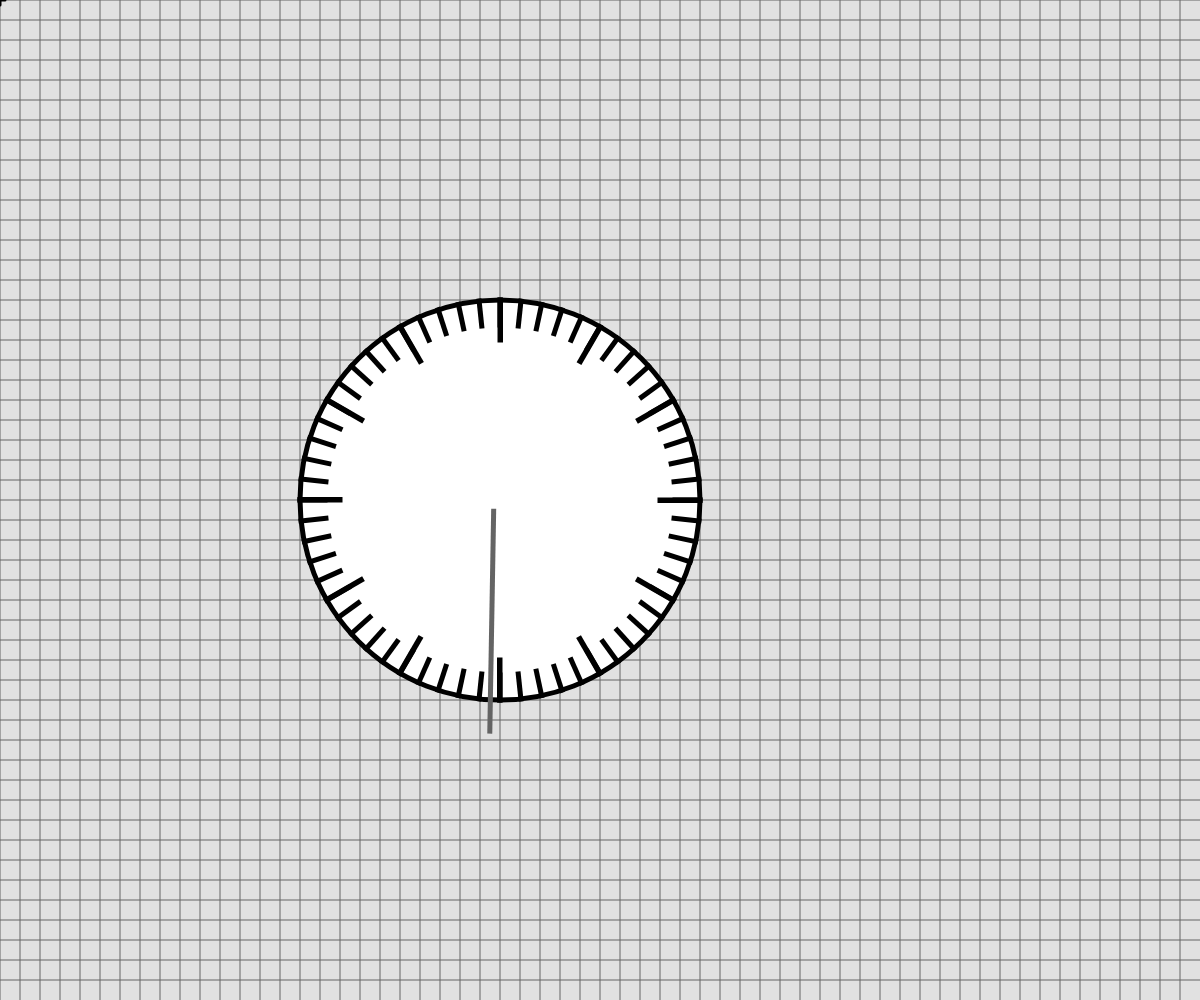
Frame 1 (no input)
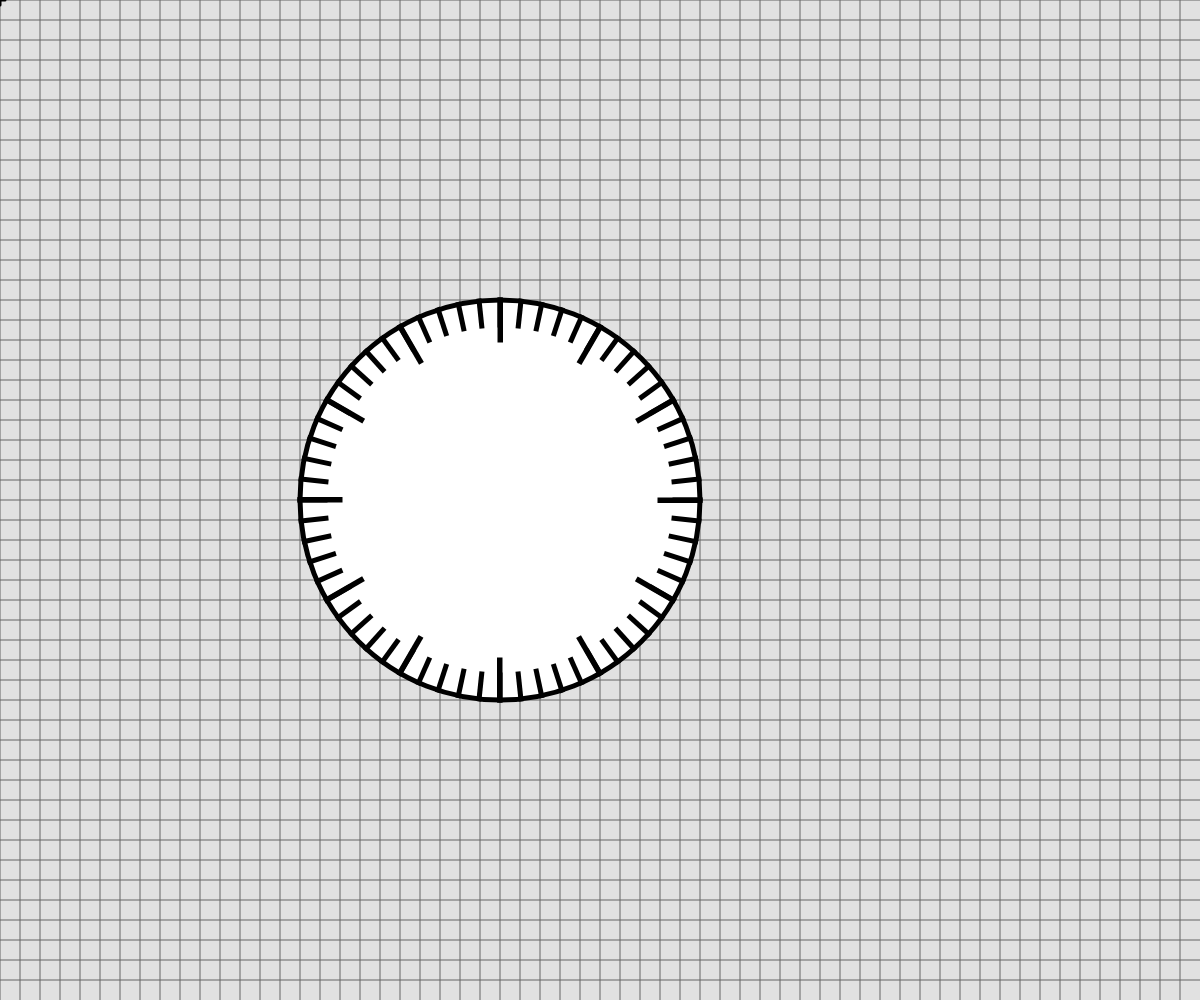
Frame 60 (no input)
Frame 120 (the mouse pressed at the canvas centre since frame 60): identical to frame 60, image omitted

The p5.js sketch that drew these frames (run headless with seeded random() and noise() and a simulated clock; from frame 60 on, the mouse is pressed at the canvas centre):

// p5.js sketch
// ── sketch.js
// Project Title
// Your Name
// Date
//
// Extra for Experts:
// - describe what you did to take this project "above and beyond"


function setup() {
  createCanvas(windowWidth, windowHeight);
}

function draw() {
  background(225);
  drawBasicGrid(100);
  push();
  scale(5);
  translate(100, 100);
  clock(0, 0);
  pop();

  push();
  scale(5);
  rotate(radians(frameCount), 100, 100); 
  timeSec(100, 100);
  pop();
}

function clock(x, y){
  translate(x, y);
  ellipseMode(CENTER);
  ellipse(0,0,80,80);
  stroke(0);
  for (let a = 0; a < 360; a += 6){
    push();
    fill(255);
    rotate(radians(a));
    rect(x, y-40, 0.01, 5);
    pop();
  }
  for (let b = 0; b < 360; b += 30){
    push();
    fill(255);
    rotate(radians(b));
    rect(x, y-40, 0.1, 8);
    pop();
  }

}

function drawBasicGrid(shade) {
  //draw the normal cartesian Coordinate Grid, in a light color. Spaced at 20 px by default
  stroke(shade);
  for (let x = 0; x < width; x += 20) {
    line(x, 0, x, height);
  }
  for (let y = 0; y < height; y += 20) {
    line(0, y, width, y);
  }

  //Draw "X" at the origin
  strokeWeight(3);
  stroke(0);
  line(-5,0,5,0);
  line(0,5,0,-5);
  strokeWeight(1);
}

function timeSec(x, y) {
  //draw a red rectangle at x,y (sized 50 pixels square) - to visualize what happens to the coordinate system
  //when different basic transformations are applied.
  noStroke();
  fill(100);
  rect(x, y, 1, 45);

}
